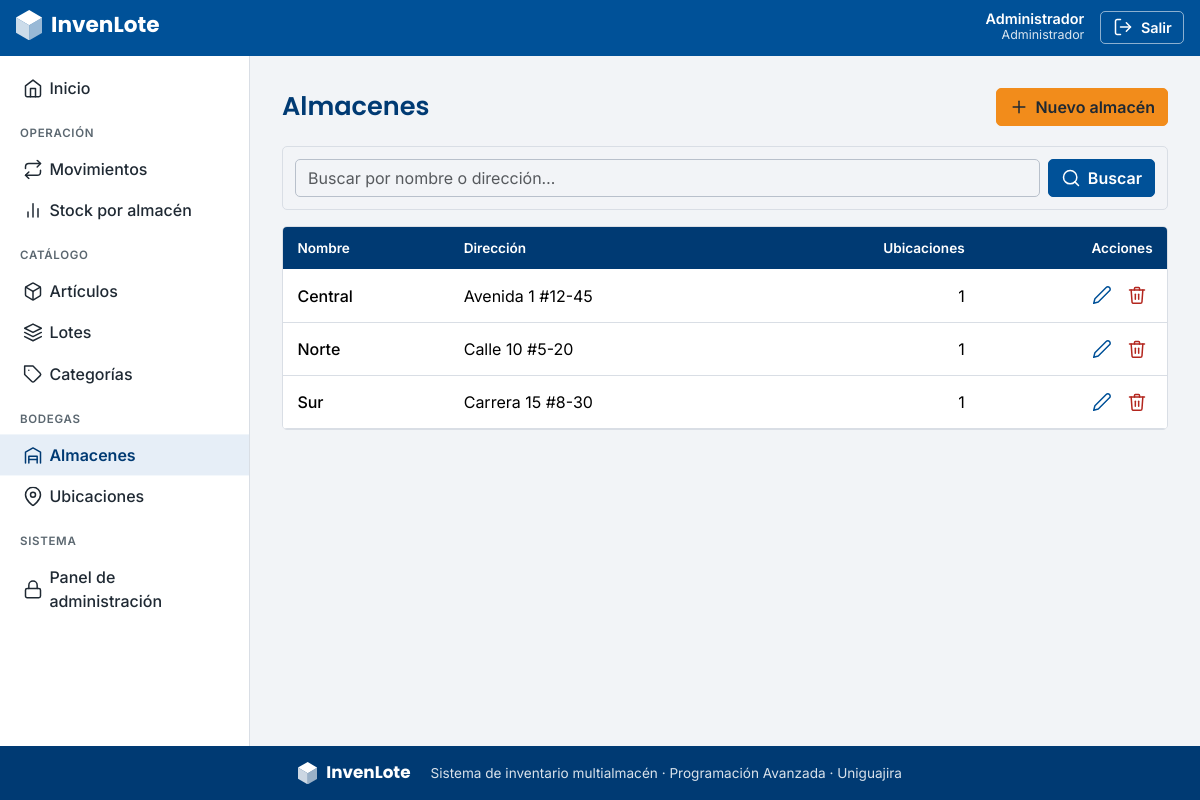
Screenshot of /almacenes/ (signed in) with the database file from the repository.
### apps/usuarios/models.py (models this page shows, shortened)
class Usuario(AbstractUser):
    class Rol(models.TextChoices):
        ADMIN = "ADMIN", "Administrador"
        JEFE = "JEFE", "Jefe de bodega"
        BODEGUERO = "BODEGUERO", "Bodeguero"
    pk_usu_id = models.BigAutoField(primary_key=True)
    usu_rol = models.CharField("rol", max_length=10, choices=Rol.choices, default=Rol.BODEGUERO)
    class Meta:
        db_table = "tbl_usuario"
        verbose_name = "usuario"
        verbose_name_plural = "usuarios"

### apps/almacenes/models.py (models this page shows, shortened)
class Almacen(models.Model):
    pk_alm_id = models.BigAutoField(primary_key=True)
    alm_nombre = models.CharField("nombre", max_length=100)
    alm_direccion = models.CharField("dirección", max_length=150)
    class Meta:
        db_table = "tbl_almacen"
        verbose_name = "almacén"
        verbose_name_plural = "almacenes"

### apps/almacenes/views.py (the view)
# urls.py: path("", views.AlmacenLista.as_view(), name="lista"),
class AlmacenLista(PermissionRequiredMixin, BusquedaMixin, ListView):
    model = Almacen
    permission_required = "almacenes.view_almacen"
    campos_busqueda = ('alm_nombre', 'alm_direccion',)
    paginate_by = 10
    queryset = Almacen.objects.annotate(total_ubicaciones=Count('ubicaciones')).order_by('alm_nombre')

### config/context.py (called while the page is built)
def rol_usuario(request):
    usuario = request.user
    if not usuario.is_authenticated:
        return {}
    return {"rol": usuario.get_usu_rol_display()}

### config/mixins.py (called while the page is built)
    def get_queryset(self):
        consulta = super().get_queryset()
        texto = self.request.GET.get("q", "").strip()
        if texto and self.campos_busqueda:
            condicion = Q()
            for campo in self.campos_busqueda:
                condicion |= Q(**{f"{campo}__icontains": texto})
            consulta = consulta.filter(condicion)
        return consulta

    def get_context_data(self, **kwargs):
        contexto = super().get_context_data(**kwargs)
        contexto["q"] = self.request.GET.get("q", "").strip()
        parametros = self.request.GET.copy()
        parametros.pop("page", None)
        contexto["query"] = parametros.urlencode()
        return contexto

### templates/almacenes/almacen_list.html (shortened to what this page needs)
{% extends "base.html" %}
{% block contenido %}
{% url 'almacenes:crear' as url_nuevo %}
{% include "includes/encabezado_lista.html" with titulo="Almacenes" url_nuevo=url_nuevo texto_nuevo="Nuevo almacén" permiso=perms.almacenes.add_almacen placeholder="Buscar por nombre o dirección…" %}
<div class="card tabla-tarjeta">
  <div class="table-responsive">
    <table class="table align-middle mb-0">
      <thead><tr><th>Nombre</th><th>Dirección</th><th class="text-end">Ubicaciones</th><th class="text-end">Acciones</th></tr></thead>
      <tbody>
        {% for obj in object_list %}
        <tr>
          <td class="fw-medium">{{ obj.alm_nombre }}</td><td>{{ obj.alm_direccion }}</td><td class="text-end">{{ obj.total_ubicaciones }}</td>
          <td class="text-end">
            {% url 'almacenes:editar' obj.pk as url_editar %}{% url 'almacenes:eliminar' obj.pk as url_eliminar %}
            {% include "includes/acciones_fila.html" with url_editar=url_editar url_eliminar=url_eliminar puede_editar=perms.almacenes.change_almacen puede_eliminar=perms.almacenes.delete_almacen %}
          </td>
        </tr>
        {% empty %}
        <tr><td colspan="9" class="vacio">{% if q %}No hay resultados para «{{ q }}».{% else %}Todavía no hay almacenes registrados.{% endif %}</td></tr>
        {% endfor %}
      </tbody>
    </table>
  </div>
</div>
{% endblock %}

### templates/includes/navbar.html (shortened to what this page needs)
<header class="barra-superior">
  <div class="barra-interna">
    <a class="marca" href="{% url 'inicio' %}" aria-label="InvenLote, ir al inicio">
      {% include "includes/logo.html" with blanco=True %}
    </a>
    {% if user.is_authenticated %}
    <div class="usuario">
      <div class="usuario-datos d-none d-sm-block">
        <div class="usuario-nombre">{{ user.get_full_name|default:user.username }}</div>
        <div class="usuario-rol">{{ rol }}</div>
      </div>
      <form method="post" action="{% url 'logout' %}">
        <button type="submit" class="btn-salir">{% include "includes/icono.html" with nombre="salir" %}<span>Salir</span></button>
      </form>
    </div>
    {% endif %}
  </div>
</header>

### templates/includes/icono.html
<svg class="ic" width="20" height="20" viewBox="0 0 24 24" aria-hidden="true" focusable="false"><use href="#i-{{ nombre }}"/></svg>

### templates/includes/acciones_fila.html (shortened to what this page needs)
<div class="acciones">
  {% if puede_editar %}<a class="icono-accion" href="{{ url_editar }}" title="Editar" aria-label="Editar">{% include "includes/icono.html" with nombre="pencil" %}</a>{% endif %}
  {% if puede_eliminar %}<a class="icono-accion peligro" href="{{ url_eliminar }}" title="Eliminar" aria-label="Eliminar">{% include "includes/icono.html" with nombre="trash" %}</a>{% endif %}
</div>

### static/invenlote/app.css (style rules this page uses)
:root { --il-azul: #005198; --il-azul-oscuro: #003A73; --il-naranja: #F28C1B; --il-gris: #F2F4F7; --il-texto: #1F2933; --il-suave: #5B6770; --il-borde: #D9DEE5; --il-rojo: #B3261E; --il-verde: #1E7B3A; --bs-primary: var(--il-azul); --bs-primary-rgb: 0, 81, 152; --bs-link-color: var(--il-azul); --bs-link-color-rgb: 0, 81, 152; --bs-link-hover-color: var(--il-azul-oscuro); --bs-body-color: var(--il-texto); --bs-body-bg: var(--il-gris); --bs-body-font-family: 'Inter', system-ui, -apple-system, 'Segoe UI', sans-serif; --bs-border-color: var(--il-borde); --bs-border-radius: 5px; --bs-border-radius-sm: 5px; --bs-border-radius-lg: 5px; }
body { background: var(--il-gris); color: var(--il-texto); display: flex; flex-direction: column; min-height: 100vh; }
a { text-decoration: none; }
.ic { flex: none; fill: none; stroke: currentColor; stroke-width: 1.8; stroke-linecap: round; stroke-linejoin: round; vertical-align: -4px; margin-right: .4rem; }
.barra-superior { background: var(--il-azul); color: #fff; position: sticky; top: 0; z-index: 1030; }
.barra-interna { display: flex; align-items: center; gap: .75rem; padding: .6rem 1rem; max-width: 1500px; margin: 0 auto; }
.marca { color: #fff; margin-right: auto; }
.usuario { display: flex; align-items: center; gap: 1rem; }
.usuario-nombre { font-weight: 600; font-size: .9rem; line-height: 1.1; text-align: right; }
.usuario-rol { font-size: .78rem; opacity: .85; text-align: right; }
.btn-salir { background: transparent; color: #fff; border: 1px solid rgba(255,255,255,.55); border-radius: 5px; padding: .3rem .7rem; font-weight: 600; font-size: .9rem; }
.btn-salir .ic { margin-right: .3rem; }
.card { border-color: var(--il-borde); border-radius: 5px; box-shadow: none; }
.tabla-tarjeta { overflow: hidden; }
.table { --bs-table-bg: #fff; margin-bottom: 0; }
.table thead th { background: var(--il-azul-oscuro); color: #fff; font-weight: 600; font-size: .85rem; white-space: nowrap; border-bottom: 0; padding: .7rem .9rem; }
.table td { padding: .65rem .9rem; vertical-align: middle; }
.acciones { display: inline-flex; gap: .25rem; }
.icono-accion { display: inline-flex; padding: .35rem; border-radius: 5px; color: var(--il-azul); }
.icono-accion .ic { margin: 0; }
.icono-accion.peligro { color: var(--il-rojo); }

### rows the page displays
Usuario: get_full_name "Administrador", first_name "Administrador"
Almacen: alm_nombre "Central", alm_direccion "Avenida 1 #12-45", total_ubicaciones "1"
Almacen: alm_nombre "Norte", alm_direccion "Calle 10 #5-20", total_ubicaciones "1"
Almacen: alm_nombre "Sur", alm_direccion "Carrera 15 #8-30", total_ubicaciones "1"

### other values shown
{{ titulo }} "Almacenes"
{{ texto_nuevo }} "Nuevo almacén"
